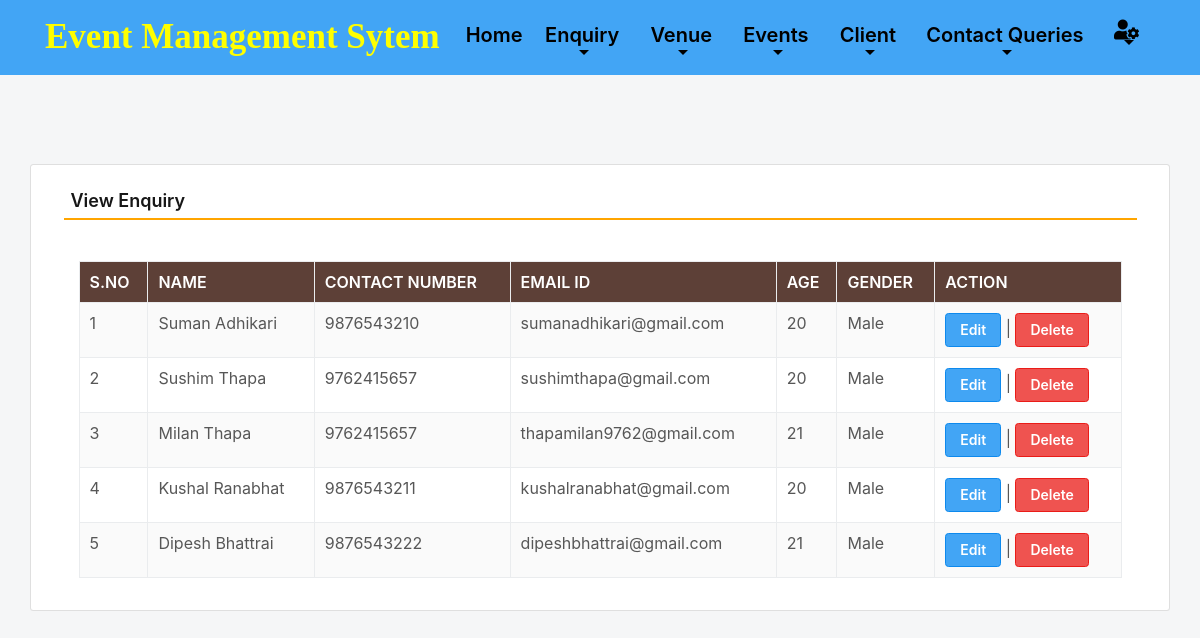
Screenshot of /viewEnquiry (signed in) with the database file from the repository.
### event/models.py (models this page shows, shortened)
class Enquiry(models.Model):
    name = models.CharField(max_length=150, null=True)
    mobile = models.CharField(max_length=15, null=True)
    email = models.CharField(max_length=50, null=True)
    age = models.CharField(max_length=15, null=True)
    gender = models.CharField(max_length=10, null=True)

### event/views.py (the view)
# urls.py: path('viewEnquiry', viewEnquiry, name='viewEnquiry'),
def viewEnquiry(request):
    if not request.user.is_authenticated:
        return redirect(admin_login)
    enquiry = Enquiry.objects.all()
    return render(request,'viewEnquiry.html', locals())

### event/templates/viewEnquiry.html (shortened to what this page needs)
{% include 'admin_nav.html' %} {% load static %}
<html lang="en" class="no-focus">
  <link
    rel="stylesheet"
    id="css-main"
    href="{% static 'css1/codebase.min.css' %}"
  />
  <br /><br /><br /><br />
  <div class="container card shadow mt-5">
    <div class="card-body">
      <h5 class="p-2" style="border-bottom: 2px solid orange">View Enquiry</h5>
      <br />
      <div class="container-fluid">
        <table
          id="example"
          class="table table-striped table-bordered"
          style="width: 100%"
        >
          <thead class="text-white" style="background-color: #5d4037">
            <tr>
              <th>S.No</th>
              <th>Name</th>
              <th>Contact Number</th>
              <th>Email ID</th>
              <th>Age</th>
              <th>Gender</th>
              <th>Action</th>
            </tr>
          </thead>
          <tbody>
            {% for i in enquiry %}
            <tr>
              <td>{{forloop.counter}}</td>
              <td>{{i.name}}</td>
              <td>{{i.mobile}}</td>
              <td>{{i.email}}</td>
              <td>{{i.age}}</td>
              <td>{{i.gender}}</td>
              <td>
                <a href="{% url 'edit_Enquiry' i.id %}" class="btn btn-primary"
                  >Edit</a
                >
                |
                <a
                  href="{% url 'delete_Enquiry' i.id %}"
                  class="btn btn-danger"
                  onclick="return confirm('Are you sure to delete this Enquiry ?')"
                  >Delete</a
                >
              </td>
            </tr>
            {% endfor %}
          </tbody>
        </table>
      </div>
    </div>
  </div>
  <link
    rel="stylesheet"
    href="https://use.fontawesome.com/releases/v5.6.3/css/all.css"
  />
</html>

### event/templates/admin_nav.html (shortened to what this page needs)
{% load static %}
<link
  rel="stylesheet"
  href="https://maxcdn.bootstrapcdn.com/bootstrap/4.0.0/css/bootstrap.min.css"
/>
<link
  rel="stylesheet"
  href="https://pro.fontawesome.com/releases/v5.10.0/css/all.css"
/>
<link rel="stylesheet" href="{% static 'css/mystyle1.css' %}" />
<nav class="navbar navbar-expand-sm navbar-light bg-primary">
  <div class="container">
    <a class="navbar-brand" href="{% url 'admin_home' %}">
      <span style="color: yellow">Event Management Sytem </span></a
    >
    <div class="collapse navbar-collapse text-center" id="myMenu">
      <ul class="navbar-nav pl-5 custom-nav ml-auto">
        <li class="nav-item active">
          <a class="nav-link text-blue" href="{% url 'admin_home' %}"
            >Home <span class="sr-only">(current)</span></a
          >
        </li>
        <li class="nav-item dropdown">
          <a
            class="nav-link dropdown-toggle text-blue"
            href="#"
            id="navbarDropdown"
            role="button"
            data-toggle="dropdown"
            aria-haspopup="true"
            aria-expanded="false"
          >
            Enquiry
          </a>
        </li>
        <li class="nav-item dropdown">
          <a
            class="nav-link dropdown-toggle text-blue"
            href="#"
            id="navbarDropdown"
            role="button"
            data-toggle="dropdown"
            aria-haspopup="true"
            aria-expanded="false"
          >
            Venue
          </a>
        </li>
        <li class="nav-item dropdown">
          <a
            class="nav-link dropdown-toggle text-blue"
            href="#"
            id="navbarDropdown"
            role="button"
            data-toggle="dropdown"
            aria-haspopup="true"
            aria-expanded="false"
          >
            Events
          </a>
        </li>
        <li class="nav-item dropdown">
          <a
            class="nav-link dropdown-toggle text-blue"
            href="#"
            id="navbarDropdown"
            role="button"
            data-toggle="dropdown"
            aria-haspopup="true"
            aria-expanded="false"
          >
            Client
          </a>
        </li>
        <li class="nav-item dropdown">
          <a
            class="nav-link dropdown-toggle text-blue"
            href="#"
            id="navbarDropdown"
            role="button"
            data-toggle="dropdown"
            aria-haspopup="true"
            aria-expanded="false"
          >
            Contact Queries
          </a>
        </li>
        <li class="nav-item dropdown">
          <a
            class="nav-link dropdown-toggle text-blue"
            href="#"
            id="navbarDropdown"
            role="button"
            data-toggle="dropdown"
            aria-haspopup="true"
            aria-expanded="false"
          >
            <i class="fas fa-user-cog"></i>
          </a>
        </li>
      </ul>
    </div>
  </div>
</nav>
<link
  rel="stylesheet"
  href="https://cdn.datatables.net/1.11.3/css/dataTables.bootstrap4.min.css"
/>

### event/static/css/mystyle1.css (style rules this page uses)
.navbar-brand { font-family: "Monotype Corsiva"; font-size: 35px; font-weight: bold; }
.nav-link { color: black !important; font-size: 20px; }

### rows the page displays
Enquiry: name "Suman Adhikari", mobile "9876543210", email "sumanadhikari@gmail.com", age "20", gender "Male"
Enquiry: name "Sushim Thapa", mobile "9762415657", email "sushimthapa@gmail.com", age "20", gender "Male"
Enquiry: name "Milan Thapa", mobile "9762415657", email "thapamilan9762@gmail.com", age "21", gender "Male"
Enquiry: name "Kushal Ranabhat", mobile "9876543211", email "kushalranabhat@gmail.com", age "20", gender "Male"
Enquiry: name "Dipesh Bhattrai", mobile "9876543222", email "dipeshbhattrai@gmail.com", age "21", gender "Male"
